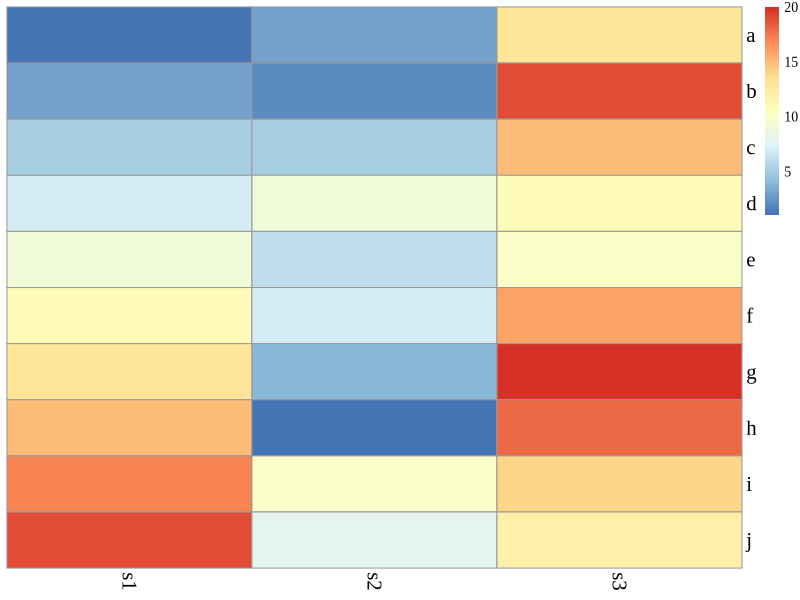

This figure's R source:
###Venn plot###

A <- sample(1:1000, 400, replace = F )
B <- sample(1:1000, 600, replace = F )
C <- sample(1:1000, 350, replace = F )
D <- sample(1:1000, 550, replace = F )
E <- sample(1:1000, 375, replace = F )

library(VennDiagram)
p<-venn.diagram(
  x = list(
    'A(400)' = A,
    'B(600)' = B,
    'C(350)' = C,
    'D(550)' = D,
    'E(375)' = E
  ),
  filename = 'VN.png',
  col = "black",
  fill = c("dodgerblue", "goldenrod1", "darkorange1", "seagreen3", "orchid3"),
  alpha = 0.5,
  cex = 0.8,
  cat.col = 'black',
  cat.cex = 0.8,
  cat.fontface = "bold",
  margin = 0.05,
  main = "Complex Venn Diagram",
  main.cex = 1.2
)

###Heatmap###
library(pheatmap)
a<-seq (from = 1,to = 20,by = 2)
b<-sample(1:10,10,replace = F )
c<-sample(10:20,10,replace=F)
df<-data.frame(cbind(a,b,c))
rownames(df)<-c('a','b','c','d','e','f','g','h','i','j')
colnames(df)<-c('s1','s2','s3')
pheatmap(df,fontsize_row  = 15,fontsize_col  = 15,cluster_rows = FALSE, cluster_cols = FALSE,fontfamily= "Times New Roman")
